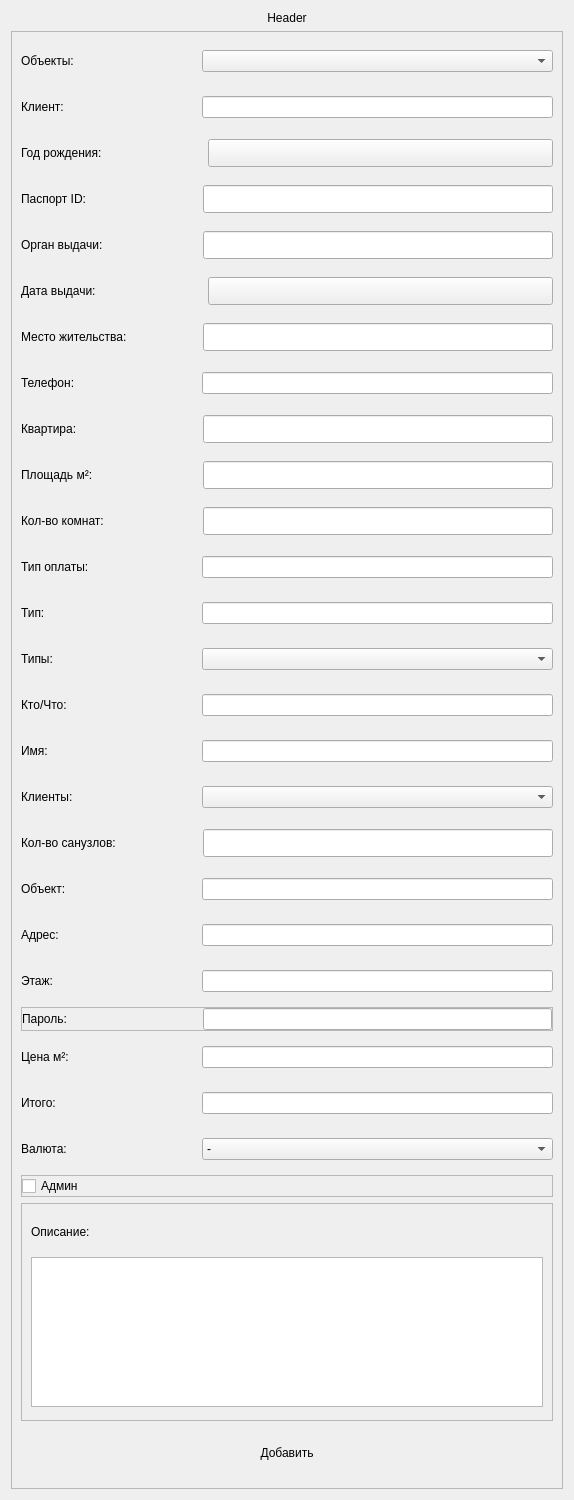
<?xml version="1.0" encoding="UTF-8"?>
<ui version="4.0">
 <class>AddUpdateSettings</class>
 <widget class="QWidget" name="AddUpdateSettings">
  <property name="geometry">
   <rect>
    <x>0</x>
    <y>0</y>
    <width>574</width>
    <height>1500</height>
   </rect>
  </property>
  <property name="windowTitle">
   <string>Form</string>
  </property>
  <layout class="QVBoxLayout" name="verticalLayout">
   <item>
    <widget class="QLabel" name="Header">
     <property name="text">
      <string>Header</string>
     </property>
     <property name="alignment">
      <set>Qt::AlignmentFlag::AlignCenter</set>
     </property>
    </widget>
   </item>
   <item>
    <widget class="QFrame" name="frame">
     <property name="minimumSize">
      <size>
       <width>550</width>
       <height>0</height>
      </size>
     </property>
     <property name="frameShape">
      <enum>QFrame::Shape::StyledPanel</enum>
     </property>
     <property name="frameShadow">
      <enum>QFrame::Shadow::Raised</enum>
     </property>
     <layout class="QVBoxLayout" name="verticalLayout_2">
      <item>
       <widget class="QFrame" name="objectsFrame">
        <property name="minimumSize">
         <size>
          <width>0</width>
          <height>40</height>
         </size>
        </property>
        <property name="maximumSize">
         <size>
          <width>16777215</width>
          <height>40</height>
         </size>
        </property>
        <layout class="QHBoxLayout" name="BrandLayout_2" stretch="1,2">
         <property name="leftMargin">
          <number>0</number>
         </property>
         <property name="topMargin">
          <number>0</number>
         </property>
         <property name="rightMargin">
          <number>0</number>
         </property>
         <property name="bottomMargin">
          <number>0</number>
         </property>
         <item>
          <widget class="QLabel" name="objectsLabel">
           <property name="minimumSize">
            <size>
             <width>0</width>
             <height>28</height>
            </size>
           </property>
           <property name="text">
            <string>Объекты:</string>
           </property>
          </widget>
         </item>
         <item>
          <widget class="QComboBox" name="objectsBox"/>
         </item>
        </layout>
       </widget>
      </item>
      <item>
       <widget class="QFrame" name="clientFrame">
        <property name="minimumSize">
         <size>
          <width>0</width>
          <height>40</height>
         </size>
        </property>
        <property name="maximumSize">
         <size>
          <width>16777215</width>
          <height>40</height>
         </size>
        </property>
        <layout class="QHBoxLayout" name="YearLayout" stretch="1,2">
         <property name="leftMargin">
          <number>0</number>
         </property>
         <property name="topMargin">
          <number>0</number>
         </property>
         <property name="rightMargin">
          <number>0</number>
         </property>
         <property name="bottomMargin">
          <number>0</number>
         </property>
         <item>
          <widget class="QLabel" name="clientLabel">
           <property name="minimumSize">
            <size>
             <width>0</width>
             <height>28</height>
            </size>
           </property>
           <property name="text">
            <string>Клиент:</string>
           </property>
          </widget>
         </item>
         <item alignment="Qt::AlignmentFlag::AlignVCenter">
          <widget class="QLineEdit" name="clientEdit"/>
         </item>
        </layout>
       </widget>
      </item>
      <item>
       <widget class="QFrame" name="dateOfBirthFrame">
        <property name="minimumSize">
         <size>
          <width>0</width>
          <height>40</height>
         </size>
        </property>
        <property name="maximumSize">
         <size>
          <width>16777215</width>
          <height>40</height>
         </size>
        </property>
        <layout class="QHBoxLayout" name="NameLayout_6" stretch="0,0">
         <property name="spacing">
          <number>7</number>
         </property>
         <property name="leftMargin">
          <number>0</number>
         </property>
         <property name="topMargin">
          <number>0</number>
         </property>
         <property name="rightMargin">
          <number>0</number>
         </property>
         <property name="bottomMargin">
          <number>0</number>
         </property>
         <item>
          <widget class="QLabel" name="dateOfBirthLabel">
           <property name="minimumSize">
            <size>
             <width>0</width>
             <height>28</height>
            </size>
           </property>
           <property name="text">
            <string>Год рождения:</string>
           </property>
          </widget>
         </item>
         <item>
          <widget class="QPushButton" name="DateOfBirthButton">
           <property name="minimumSize">
            <size>
             <width>345</width>
             <height>28</height>
            </size>
           </property>
           <property name="text">
            <string/>
           </property>
          </widget>
         </item>
        </layout>
       </widget>
      </item>
      <item>
       <widget class="QFrame" name="passportIdFrame">
        <property name="minimumSize">
         <size>
          <width>0</width>
          <height>40</height>
         </size>
        </property>
        <property name="maximumSize">
         <size>
          <width>16777215</width>
          <height>40</height>
         </size>
        </property>
        <layout class="QHBoxLayout" name="NameLayout_7" stretch="1,2">
         <property name="spacing">
          <number>7</number>
         </property>
         <property name="leftMargin">
          <number>0</number>
         </property>
         <property name="topMargin">
          <number>0</number>
         </property>
         <property name="rightMargin">
          <number>0</number>
         </property>
         <property name="bottomMargin">
          <number>0</number>
         </property>
         <item alignment="Qt::AlignmentFlag::AlignVCenter">
          <widget class="QLabel" name="passportIdLabel">
           <property name="minimumSize">
            <size>
             <width>0</width>
             <height>28</height>
            </size>
           </property>
           <property name="text">
            <string>Паспорт ID:</string>
           </property>
          </widget>
         </item>
         <item alignment="Qt::AlignmentFlag::AlignVCenter">
          <widget class="QLineEdit" name="passportIdEdit">
           <property name="minimumSize">
            <size>
             <width>0</width>
             <height>28</height>
            </size>
           </property>
          </widget>
         </item>
        </layout>
       </widget>
      </item>
      <item>
       <widget class="QFrame" name="authorityFrame">
        <property name="minimumSize">
         <size>
          <width>0</width>
          <height>40</height>
         </size>
        </property>
        <property name="maximumSize">
         <size>
          <width>16777215</width>
          <height>40</height>
         </size>
        </property>
        <layout class="QHBoxLayout" name="NameLayout_8" stretch="1,2">
         <property name="spacing">
          <number>7</number>
         </property>
         <property name="leftMargin">
          <number>0</number>
         </property>
         <property name="topMargin">
          <number>0</number>
         </property>
         <property name="rightMargin">
          <number>0</number>
         </property>
         <property name="bottomMargin">
          <number>0</number>
         </property>
         <item alignment="Qt::AlignmentFlag::AlignVCenter">
          <widget class="QLabel" name="authorityLabel">
           <property name="minimumSize">
            <size>
             <width>0</width>
             <height>28</height>
            </size>
           </property>
           <property name="text">
            <string>Орган выдачи:</string>
           </property>
          </widget>
         </item>
         <item alignment="Qt::AlignmentFlag::AlignVCenter">
          <widget class="QLineEdit" name="authorityEdit">
           <property name="minimumSize">
            <size>
             <width>0</width>
             <height>28</height>
            </size>
           </property>
          </widget>
         </item>
        </layout>
       </widget>
      </item>
      <item>
       <widget class="QFrame" name="dateOfIssueFrame">
        <property name="minimumSize">
         <size>
          <width>0</width>
          <height>40</height>
         </size>
        </property>
        <property name="maximumSize">
         <size>
          <width>16777215</width>
          <height>40</height>
         </size>
        </property>
        <layout class="QHBoxLayout" name="horizontalLayout_3">
         <property name="leftMargin">
          <number>0</number>
         </property>
         <property name="topMargin">
          <number>0</number>
         </property>
         <property name="rightMargin">
          <number>0</number>
         </property>
         <property name="bottomMargin">
          <number>0</number>
         </property>
         <item>
          <widget class="QLabel" name="dateOfIssueLabel">
           <property name="minimumSize">
            <size>
             <width>0</width>
             <height>28</height>
            </size>
           </property>
           <property name="text">
            <string>Дата выдачи:</string>
           </property>
          </widget>
         </item>
         <item>
          <widget class="QPushButton" name="dateOfIssueButton">
           <property name="minimumSize">
            <size>
             <width>345</width>
             <height>28</height>
            </size>
           </property>
           <property name="text">
            <string/>
           </property>
          </widget>
         </item>
        </layout>
       </widget>
      </item>
      <item>
       <widget class="QFrame" name="placeOfResidenceFrame">
        <property name="minimumSize">
         <size>
          <width>0</width>
          <height>40</height>
         </size>
        </property>
        <property name="maximumSize">
         <size>
          <width>16777215</width>
          <height>40</height>
         </size>
        </property>
        <layout class="QHBoxLayout" name="NameLayout_10" stretch="1,2">
         <property name="spacing">
          <number>7</number>
         </property>
         <property name="leftMargin">
          <number>0</number>
         </property>
         <property name="topMargin">
          <number>0</number>
         </property>
         <property name="rightMargin">
          <number>0</number>
         </property>
         <property name="bottomMargin">
          <number>0</number>
         </property>
         <item alignment="Qt::AlignmentFlag::AlignVCenter">
          <widget class="QLabel" name="placeOfResidenceLabel">
           <property name="minimumSize">
            <size>
             <width>0</width>
             <height>28</height>
            </size>
           </property>
           <property name="text">
            <string>Место жительства:</string>
           </property>
          </widget>
         </item>
         <item alignment="Qt::AlignmentFlag::AlignVCenter">
          <widget class="QLineEdit" name="placeOfResidenceEdit">
           <property name="minimumSize">
            <size>
             <width>0</width>
             <height>28</height>
            </size>
           </property>
          </widget>
         </item>
        </layout>
       </widget>
      </item>
      <item>
       <widget class="QFrame" name="phoneFrame">
        <property name="minimumSize">
         <size>
          <width>0</width>
          <height>40</height>
         </size>
        </property>
        <property name="maximumSize">
         <size>
          <width>16777215</width>
          <height>40</height>
         </size>
        </property>
        <layout class="QHBoxLayout" name="TitleLayout" stretch="1,2">
         <property name="leftMargin">
          <number>0</number>
         </property>
         <property name="topMargin">
          <number>0</number>
         </property>
         <property name="rightMargin">
          <number>0</number>
         </property>
         <property name="bottomMargin">
          <number>0</number>
         </property>
         <item alignment="Qt::AlignmentFlag::AlignVCenter">
          <widget class="QLabel" name="phoneLabel">
           <property name="minimumSize">
            <size>
             <width>0</width>
             <height>28</height>
            </size>
           </property>
           <property name="text">
            <string>Телефон:</string>
           </property>
          </widget>
         </item>
         <item alignment="Qt::AlignmentFlag::AlignVCenter">
          <widget class="QLineEdit" name="phoneEdit"/>
         </item>
        </layout>
       </widget>
      </item>
      <item>
       <widget class="QFrame" name="apartmentFrame">
        <property name="minimumSize">
         <size>
          <width>0</width>
          <height>40</height>
         </size>
        </property>
        <property name="maximumSize">
         <size>
          <width>16777215</width>
          <height>40</height>
         </size>
        </property>
        <layout class="QHBoxLayout" name="NameLayout_4" stretch="1,2">
         <property name="spacing">
          <number>7</number>
         </property>
         <property name="leftMargin">
          <number>0</number>
         </property>
         <property name="topMargin">
          <number>0</number>
         </property>
         <property name="rightMargin">
          <number>0</number>
         </property>
         <property name="bottomMargin">
          <number>0</number>
         </property>
         <item alignment="Qt::AlignmentFlag::AlignVCenter">
          <widget class="QLabel" name="apartmentLabel">
           <property name="minimumSize">
            <size>
             <width>0</width>
             <height>28</height>
            </size>
           </property>
           <property name="text">
            <string>Квартира:</string>
           </property>
          </widget>
         </item>
         <item alignment="Qt::AlignmentFlag::AlignVCenter">
          <widget class="QLineEdit" name="apartmentEdit">
           <property name="minimumSize">
            <size>
             <width>0</width>
             <height>28</height>
            </size>
           </property>
          </widget>
         </item>
        </layout>
       </widget>
      </item>
      <item>
       <widget class="QFrame" name="ploshadFrame">
        <property name="minimumSize">
         <size>
          <width>0</width>
          <height>40</height>
         </size>
        </property>
        <property name="maximumSize">
         <size>
          <width>16777215</width>
          <height>40</height>
         </size>
        </property>
        <layout class="QHBoxLayout" name="NameLayout_3" stretch="1,2">
         <property name="spacing">
          <number>7</number>
         </property>
         <property name="leftMargin">
          <number>0</number>
         </property>
         <property name="topMargin">
          <number>0</number>
         </property>
         <property name="rightMargin">
          <number>0</number>
         </property>
         <property name="bottomMargin">
          <number>0</number>
         </property>
         <item alignment="Qt::AlignmentFlag::AlignVCenter">
          <widget class="QLabel" name="ploshadLabel">
           <property name="minimumSize">
            <size>
             <width>0</width>
             <height>28</height>
            </size>
           </property>
           <property name="text">
            <string>Площадь м²:</string>
           </property>
          </widget>
         </item>
         <item alignment="Qt::AlignmentFlag::AlignVCenter">
          <widget class="QLineEdit" name="ploshadEdit">
           <property name="minimumSize">
            <size>
             <width>0</width>
             <height>28</height>
            </size>
           </property>
          </widget>
         </item>
        </layout>
       </widget>
      </item>
      <item>
       <widget class="QFrame" name="roomsQuanityFrame">
        <property name="minimumSize">
         <size>
          <width>0</width>
          <height>40</height>
         </size>
        </property>
        <property name="maximumSize">
         <size>
          <width>16777215</width>
          <height>40</height>
         </size>
        </property>
        <layout class="QHBoxLayout" name="NameLayout_5" stretch="1,2">
         <property name="spacing">
          <number>7</number>
         </property>
         <property name="leftMargin">
          <number>0</number>
         </property>
         <property name="topMargin">
          <number>0</number>
         </property>
         <property name="rightMargin">
          <number>0</number>
         </property>
         <property name="bottomMargin">
          <number>0</number>
         </property>
         <item alignment="Qt::AlignmentFlag::AlignVCenter">
          <widget class="QLabel" name="roomsQuantityLabel">
           <property name="minimumSize">
            <size>
             <width>0</width>
             <height>28</height>
            </size>
           </property>
           <property name="text">
            <string>Кол-во комнат:</string>
           </property>
          </widget>
         </item>
         <item alignment="Qt::AlignmentFlag::AlignVCenter">
          <widget class="QLineEdit" name="roomsQuantityEdit">
           <property name="minimumSize">
            <size>
             <width>0</width>
             <height>28</height>
            </size>
           </property>
          </widget>
         </item>
        </layout>
       </widget>
      </item>
      <item>
       <widget class="QFrame" name="paymentTypeFrame">
        <property name="minimumSize">
         <size>
          <width>0</width>
          <height>40</height>
         </size>
        </property>
        <property name="maximumSize">
         <size>
          <width>16777215</width>
          <height>40</height>
         </size>
        </property>
        <layout class="QHBoxLayout" name="IdLayout_2" stretch="1,2">
         <property name="leftMargin">
          <number>0</number>
         </property>
         <property name="topMargin">
          <number>0</number>
         </property>
         <property name="rightMargin">
          <number>0</number>
         </property>
         <property name="bottomMargin">
          <number>0</number>
         </property>
         <item>
          <widget class="QLabel" name="paymentTypeLabel">
           <property name="minimumSize">
            <size>
             <width>0</width>
             <height>28</height>
            </size>
           </property>
           <property name="text">
            <string>Тип оплаты:</string>
           </property>
          </widget>
         </item>
         <item>
          <widget class="QLineEdit" name="paymentTypeEdit"/>
         </item>
        </layout>
       </widget>
      </item>
      <item>
       <widget class="QFrame" name="typeFrame">
        <property name="minimumSize">
         <size>
          <width>0</width>
          <height>40</height>
         </size>
        </property>
        <property name="maximumSize">
         <size>
          <width>16777215</width>
          <height>40</height>
         </size>
        </property>
        <layout class="QHBoxLayout" name="IdLayout" stretch="1,2">
         <property name="leftMargin">
          <number>0</number>
         </property>
         <property name="topMargin">
          <number>0</number>
         </property>
         <property name="rightMargin">
          <number>0</number>
         </property>
         <property name="bottomMargin">
          <number>0</number>
         </property>
         <item alignment="Qt::AlignmentFlag::AlignVCenter">
          <widget class="QLabel" name="typeLabel">
           <property name="minimumSize">
            <size>
             <width>0</width>
             <height>28</height>
            </size>
           </property>
           <property name="text">
            <string>Тип:</string>
           </property>
          </widget>
         </item>
         <item alignment="Qt::AlignmentFlag::AlignVCenter">
          <widget class="QLineEdit" name="typeEdit"/>
         </item>
        </layout>
       </widget>
      </item>
      <item>
       <widget class="QFrame" name="typesFrame">
        <property name="minimumSize">
         <size>
          <width>0</width>
          <height>40</height>
         </size>
        </property>
        <property name="maximumSize">
         <size>
          <width>16777215</width>
          <height>40</height>
         </size>
        </property>
        <layout class="QHBoxLayout" name="BrandLayout" stretch="1,2">
         <property name="leftMargin">
          <number>0</number>
         </property>
         <property name="topMargin">
          <number>0</number>
         </property>
         <property name="rightMargin">
          <number>0</number>
         </property>
         <property name="bottomMargin">
          <number>0</number>
         </property>
         <item alignment="Qt::AlignmentFlag::AlignVCenter">
          <widget class="QLabel" name="typesLabel">
           <property name="minimumSize">
            <size>
             <width>0</width>
             <height>28</height>
            </size>
           </property>
           <property name="text">
            <string>Типы:</string>
           </property>
          </widget>
         </item>
         <item>
          <widget class="QComboBox" name="typesBox"/>
         </item>
        </layout>
       </widget>
      </item>
      <item>
       <widget class="QFrame" name="whoWhatFrame">
        <property name="minimumSize">
         <size>
          <width>0</width>
          <height>40</height>
         </size>
        </property>
        <property name="maximumSize">
         <size>
          <width>16777215</width>
          <height>40</height>
         </size>
        </property>
        <layout class="QHBoxLayout" name="ModelLayout" stretch="1,2">
         <property name="leftMargin">
          <number>0</number>
         </property>
         <property name="topMargin">
          <number>0</number>
         </property>
         <property name="rightMargin">
          <number>0</number>
         </property>
         <property name="bottomMargin">
          <number>0</number>
         </property>
         <item alignment="Qt::AlignmentFlag::AlignVCenter">
          <widget class="QLabel" name="whoWhatLabel">
           <property name="minimumSize">
            <size>
             <width>0</width>
             <height>28</height>
            </size>
           </property>
           <property name="text">
            <string>Кто/Что:</string>
           </property>
          </widget>
         </item>
         <item>
          <widget class="QLineEdit" name="whoWhatEdit"/>
         </item>
        </layout>
       </widget>
      </item>
      <item>
       <widget class="QFrame" name="userFrame">
        <property name="minimumSize">
         <size>
          <width>0</width>
          <height>40</height>
         </size>
        </property>
        <property name="maximumSize">
         <size>
          <width>16777215</width>
          <height>40</height>
         </size>
        </property>
        <layout class="QHBoxLayout" name="ModelLayout_3" stretch="1,2">
         <property name="leftMargin">
          <number>0</number>
         </property>
         <property name="topMargin">
          <number>0</number>
         </property>
         <property name="rightMargin">
          <number>0</number>
         </property>
         <property name="bottomMargin">
          <number>0</number>
         </property>
         <item alignment="Qt::AlignmentFlag::AlignVCenter">
          <widget class="QLabel" name="userLabel">
           <property name="minimumSize">
            <size>
             <width>0</width>
             <height>28</height>
            </size>
           </property>
           <property name="text">
            <string>Имя:</string>
           </property>
          </widget>
         </item>
         <item>
          <widget class="QLineEdit" name="userEdit"/>
         </item>
        </layout>
       </widget>
      </item>
      <item>
       <widget class="QFrame" name="clientsFrame">
        <property name="minimumSize">
         <size>
          <width>0</width>
          <height>40</height>
         </size>
        </property>
        <property name="maximumSize">
         <size>
          <width>16777215</width>
          <height>40</height>
         </size>
        </property>
        <layout class="QHBoxLayout" name="YearLayout_2" stretch="1,2">
         <property name="leftMargin">
          <number>0</number>
         </property>
         <property name="topMargin">
          <number>0</number>
         </property>
         <property name="rightMargin">
          <number>0</number>
         </property>
         <property name="bottomMargin">
          <number>0</number>
         </property>
         <item>
          <widget class="QLabel" name="clientsLabel">
           <property name="minimumSize">
            <size>
             <width>0</width>
             <height>28</height>
            </size>
           </property>
           <property name="text">
            <string>Клиенты:</string>
           </property>
          </widget>
         </item>
         <item>
          <widget class="QComboBox" name="clientsBox"/>
         </item>
        </layout>
       </widget>
      </item>
      <item>
       <widget class="QFrame" name="sanuzelsQuantityFrame">
        <property name="minimumSize">
         <size>
          <width>0</width>
          <height>40</height>
         </size>
        </property>
        <property name="maximumSize">
         <size>
          <width>16777215</width>
          <height>40</height>
         </size>
        </property>
        <layout class="QHBoxLayout" name="NameLayout_2" stretch="1,2">
         <property name="spacing">
          <number>7</number>
         </property>
         <property name="leftMargin">
          <number>0</number>
         </property>
         <property name="topMargin">
          <number>0</number>
         </property>
         <property name="rightMargin">
          <number>0</number>
         </property>
         <property name="bottomMargin">
          <number>0</number>
         </property>
         <item alignment="Qt::AlignmentFlag::AlignVCenter">
          <widget class="QLabel" name="sanuzelsQuantityLabel">
           <property name="minimumSize">
            <size>
             <width>0</width>
             <height>28</height>
            </size>
           </property>
           <property name="text">
            <string>Кол-во санузлов:</string>
           </property>
          </widget>
         </item>
         <item alignment="Qt::AlignmentFlag::AlignVCenter">
          <widget class="QLineEdit" name="sanuzelsQuantityEdit">
           <property name="minimumSize">
            <size>
             <width>0</width>
             <height>28</height>
            </size>
           </property>
          </widget>
         </item>
        </layout>
       </widget>
      </item>
      <item>
       <widget class="QFrame" name="objectFrame">
        <property name="minimumSize">
         <size>
          <width>0</width>
          <height>40</height>
         </size>
        </property>
        <property name="maximumSize">
         <size>
          <width>16777215</width>
          <height>40</height>
         </size>
        </property>
        <layout class="QHBoxLayout" name="LicenseLayout" stretch="1,2">
         <property name="leftMargin">
          <number>0</number>
         </property>
         <property name="topMargin">
          <number>0</number>
         </property>
         <property name="rightMargin">
          <number>0</number>
         </property>
         <property name="bottomMargin">
          <number>0</number>
         </property>
         <item alignment="Qt::AlignmentFlag::AlignVCenter">
          <widget class="QLabel" name="objectLabel">
           <property name="minimumSize">
            <size>
             <width>0</width>
             <height>28</height>
            </size>
           </property>
           <property name="text">
            <string>Объект:</string>
           </property>
          </widget>
         </item>
         <item>
          <widget class="QLineEdit" name="objectEdit"/>
         </item>
        </layout>
       </widget>
      </item>
      <item>
       <widget class="QFrame" name="addressFrame">
        <property name="minimumSize">
         <size>
          <width>0</width>
          <height>40</height>
         </size>
        </property>
        <property name="maximumSize">
         <size>
          <width>16777215</width>
          <height>40</height>
         </size>
        </property>
        <layout class="QHBoxLayout" name="LicenseLayout_2" stretch="1,2">
         <property name="leftMargin">
          <number>0</number>
         </property>
         <property name="topMargin">
          <number>0</number>
         </property>
         <property name="rightMargin">
          <number>0</number>
         </property>
         <property name="bottomMargin">
          <number>0</number>
         </property>
         <item alignment="Qt::AlignmentFlag::AlignVCenter">
          <widget class="QLabel" name="addressLabel">
           <property name="minimumSize">
            <size>
             <width>0</width>
             <height>28</height>
            </size>
           </property>
           <property name="text">
            <string>Адрес:</string>
           </property>
          </widget>
         </item>
         <item>
          <widget class="QLineEdit" name="addressEdit"/>
         </item>
        </layout>
       </widget>
      </item>
      <item>
       <widget class="QFrame" name="floorFrame">
        <property name="minimumSize">
         <size>
          <width>0</width>
          <height>40</height>
         </size>
        </property>
        <property name="maximumSize">
         <size>
          <width>16777215</width>
          <height>40</height>
         </size>
        </property>
        <layout class="QHBoxLayout" name="BrandLayout_3" stretch="1,2">
         <property name="leftMargin">
          <number>0</number>
         </property>
         <property name="topMargin">
          <number>0</number>
         </property>
         <property name="rightMargin">
          <number>0</number>
         </property>
         <property name="bottomMargin">
          <number>0</number>
         </property>
         <item alignment="Qt::AlignmentFlag::AlignVCenter">
          <widget class="QLabel" name="floorLabel">
           <property name="minimumSize">
            <size>
             <width>0</width>
             <height>28</height>
            </size>
           </property>
           <property name="text">
            <string>Этаж:</string>
           </property>
          </widget>
         </item>
         <item>
          <widget class="QLineEdit" name="floorEdit"/>
         </item>
        </layout>
       </widget>
      </item>
      <item>
       <widget class="QFrame" name="PasswordFrame">
        <property name="frameShape">
         <enum>QFrame::Shape::StyledPanel</enum>
        </property>
        <property name="frameShadow">
         <enum>QFrame::Shadow::Raised</enum>
        </property>
        <layout class="QHBoxLayout" name="horizontalLayout" stretch="1,2">
         <property name="leftMargin">
          <number>0</number>
         </property>
         <property name="topMargin">
          <number>0</number>
         </property>
         <property name="rightMargin">
          <number>0</number>
         </property>
         <property name="bottomMargin">
          <number>0</number>
         </property>
         <item>
          <widget class="QLabel" name="PasswordLabel">
           <property name="text">
            <string>Пароль:</string>
           </property>
          </widget>
         </item>
         <item>
          <widget class="QLineEdit" name="PasswordEdit"/>
         </item>
        </layout>
       </widget>
      </item>
      <item>
       <widget class="QFrame" name="priceSquareFrame">
        <property name="minimumSize">
         <size>
          <width>0</width>
          <height>40</height>
         </size>
        </property>
        <property name="maximumSize">
         <size>
          <width>16777215</width>
          <height>40</height>
         </size>
        </property>
        <layout class="QHBoxLayout" name="MilleageLayout_2" stretch="1,2">
         <property name="leftMargin">
          <number>0</number>
         </property>
         <property name="topMargin">
          <number>0</number>
         </property>
         <property name="rightMargin">
          <number>0</number>
         </property>
         <property name="bottomMargin">
          <number>0</number>
         </property>
         <item>
          <widget class="QLabel" name="priceSquareLabel">
           <property name="minimumSize">
            <size>
             <width>0</width>
             <height>28</height>
            </size>
           </property>
           <property name="text">
            <string>Цена м²:</string>
           </property>
          </widget>
         </item>
         <item>
          <widget class="QLineEdit" name="priceSquareEdit"/>
         </item>
        </layout>
       </widget>
      </item>
      <item>
       <widget class="QFrame" name="totalAmountFrame">
        <property name="minimumSize">
         <size>
          <width>0</width>
          <height>40</height>
         </size>
        </property>
        <property name="maximumSize">
         <size>
          <width>16777215</width>
          <height>40</height>
         </size>
        </property>
        <layout class="QHBoxLayout" name="ModelLayout_4" stretch="1,2">
         <property name="leftMargin">
          <number>0</number>
         </property>
         <property name="topMargin">
          <number>0</number>
         </property>
         <property name="rightMargin">
          <number>0</number>
         </property>
         <property name="bottomMargin">
          <number>0</number>
         </property>
         <item alignment="Qt::AlignmentFlag::AlignVCenter">
          <widget class="QLabel" name="totalAmountLabel">
           <property name="minimumSize">
            <size>
             <width>0</width>
             <height>28</height>
            </size>
           </property>
           <property name="text">
            <string>Итого:</string>
           </property>
          </widget>
         </item>
         <item>
          <widget class="QLineEdit" name="totalAmountEdit">
           <property name="readOnly">
            <bool>true</bool>
           </property>
          </widget>
         </item>
        </layout>
       </widget>
      </item>
      <item>
       <widget class="QFrame" name="currencyFrame">
        <property name="minimumSize">
         <size>
          <width>0</width>
          <height>40</height>
         </size>
        </property>
        <property name="maximumSize">
         <size>
          <width>16777215</width>
          <height>40</height>
         </size>
        </property>
        <layout class="QHBoxLayout" name="BrandLayout_4" stretch="1,2">
         <property name="leftMargin">
          <number>0</number>
         </property>
         <property name="topMargin">
          <number>0</number>
         </property>
         <property name="rightMargin">
          <number>0</number>
         </property>
         <property name="bottomMargin">
          <number>0</number>
         </property>
         <item>
          <widget class="QLabel" name="currencyLabel">
           <property name="minimumSize">
            <size>
             <width>0</width>
             <height>28</height>
            </size>
           </property>
           <property name="text">
            <string>Валюта:</string>
           </property>
          </widget>
         </item>
         <item>
          <widget class="QComboBox" name="currencyBox">
           <item>
            <property name="text">
             <string>-</string>
            </property>
           </item>
           <item>
            <property name="text">
             <string>USD</string>
            </property>
           </item>
           <item>
            <property name="text">
             <string>KGS</string>
            </property>
           </item>
          </widget>
         </item>
        </layout>
       </widget>
      </item>
      <item>
       <widget class="QFrame" name="isAdminFrame">
        <property name="frameShape">
         <enum>QFrame::Shape::StyledPanel</enum>
        </property>
        <property name="frameShadow">
         <enum>QFrame::Shadow::Raised</enum>
        </property>
        <layout class="QHBoxLayout" name="horizontalLayout_2">
         <property name="leftMargin">
          <number>0</number>
         </property>
         <property name="topMargin">
          <number>0</number>
         </property>
         <property name="rightMargin">
          <number>0</number>
         </property>
         <property name="bottomMargin">
          <number>0</number>
         </property>
         <item>
          <widget class="QCheckBox" name="isAdminCheckBox">
           <property name="text">
            <string>Админ</string>
           </property>
          </widget>
         </item>
        </layout>
       </widget>
      </item>
      <item>
       <widget class="QFrame" name="descriptionFrame">
        <property name="frameShape">
         <enum>QFrame::Shape::StyledPanel</enum>
        </property>
        <property name="frameShadow">
         <enum>QFrame::Shadow::Raised</enum>
        </property>
        <layout class="QVBoxLayout" name="verticalLayout_3">
         <item>
          <widget class="QLabel" name="descriptionLabel">
           <property name="minimumSize">
            <size>
             <width>0</width>
             <height>30</height>
            </size>
           </property>
           <property name="maximumSize">
            <size>
             <width>16777215</width>
             <height>30</height>
            </size>
           </property>
           <property name="text">
            <string>Описание:</string>
           </property>
          </widget>
         </item>
         <item>
          <widget class="QTextEdit" name="descriptionEdit">
           <property name="minimumSize">
            <size>
             <width>0</width>
             <height>100</height>
            </size>
           </property>
           <property name="maximumSize">
            <size>
             <width>16777215</width>
             <height>150</height>
            </size>
           </property>
          </widget>
         </item>
        </layout>
       </widget>
      </item>
      <item>
       <widget class="QPushButton" name="addButton">
        <property name="minimumSize">
         <size>
          <width>250</width>
          <height>52</height>
         </size>
        </property>
        <property name="styleSheet">
         <string notr="true"/>
        </property>
        <property name="text">
         <string>Добавить</string>
        </property>
        <property name="flat">
         <bool>true</bool>
        </property>
       </widget>
      </item>
     </layout>
    </widget>
   </item>
  </layout>
 </widget>
 <resources/>
 <connections/>
</ui>
